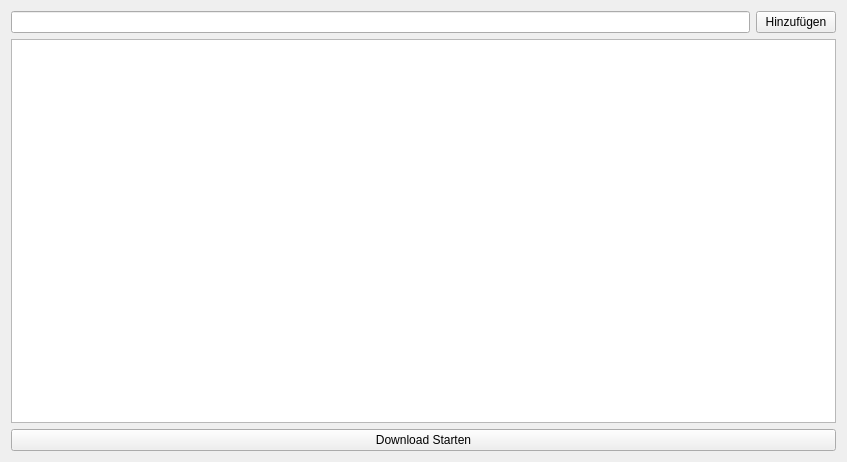
<?xml version="1.0" encoding="UTF-8"?>
<ui version="4.0">
 <class>Form</class>
 <widget class="QWidget" name="Form">
  <property name="geometry">
   <rect>
    <x>0</x>
    <y>0</y>
    <width>847</width>
    <height>462</height>
   </rect>
  </property>
  <property name="windowTitle">
   <string>WatchBox Download</string>
  </property>
  <property name="windowIcon">
   <iconset resource="resource.qrc">
    <normaloff>:/icons/icon</normaloff>:/icons/icon</iconset>
  </property>
  <layout class="QVBoxLayout" name="verticalLayout_2">
   <item>
    <layout class="QVBoxLayout" name="verticalLayout">
     <item>
      <layout class="QHBoxLayout" name="horizontalLayout">
       <property name="topMargin">
        <number>0</number>
       </property>
       <item>
        <widget class="QLineEdit" name="entry_URL"/>
       </item>
       <item>
        <widget class="QPushButton" name="btn_Insert">
         <property name="text">
          <string>Hinzufügen</string>
         </property>
        </widget>
       </item>
      </layout>
     </item>
     <item>
      <widget class="MovieListWidget" name="list_URL"/>
     </item>
     <item>
      <widget class="QPushButton" name="btn_Download">
       <property name="text">
        <string>Download Starten</string>
       </property>
      </widget>
     </item>
    </layout>
   </item>
  </layout>
 </widget>
 <customwidgets>
  <customwidget>
   <class>MovieListWidget</class>
   <extends>QListWidget</extends>
   <header>MovieList</header>
  </customwidget>
 </customwidgets>
 <tabstops>
  <tabstop>entry_URL</tabstop>
  <tabstop>btn_Insert</tabstop>
  <tabstop>btn_Download</tabstop>
  <tabstop>list_URL</tabstop>
 </tabstops>
 <resources>
  <include location="resource.qrc"/>
 </resources>
 <connections/>
</ui>
